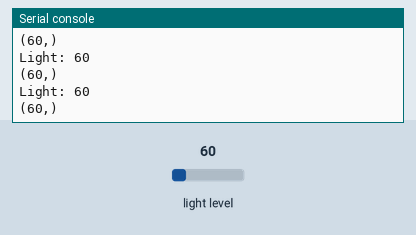
Simulated run of this program. Board: Circuit Playground running CircuitPython. Parts: the last lines printed to the serial console. The test bench sets the inputs (shaded band); at power-on: light level 60.

Above: at 1.2 s.
1.3 s: light level set to 6
At 1.31 s:
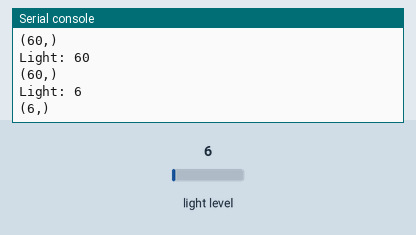
2.8 s: light level set to 80
At 3.42 s:
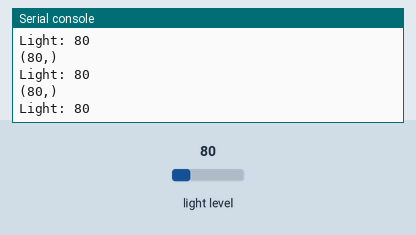
Timing chart, 0 to 5.8 s (numbered marks = the images above; inputs shaded):
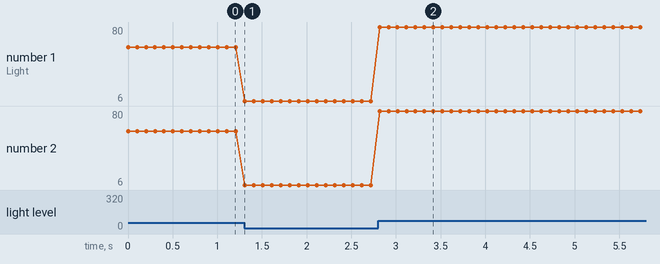

The program:

cpx_light_plotter.py
```python
"""If you're using Mu, this example will plot the light levels from the light sensor (located next
to the eye) on your CPX. Try shining a flashlight on your CPX, or covering the light sensor to see
the plot increase and decrease."""
import time
from adafruit_circuitplayground.express import cpx

while True:
    print("Light:", cpx.light)
    print((cpx.light,))
    time.sleep(0.1)
```

Measured:
- after the input at 1.3 s, the serial console: prints a new line at once (image 1)
- after the input at 2.8 s, the serial console: prints a new line at once (image 2)
- plotted number 1: 60 → 6 after the input at 1.3 s, 6 → 80 after the input at 2.8 s
- plotted number 2: 60 → 6 after the input at 1.3 s, 6 → 80 after the input at 2.8 s
